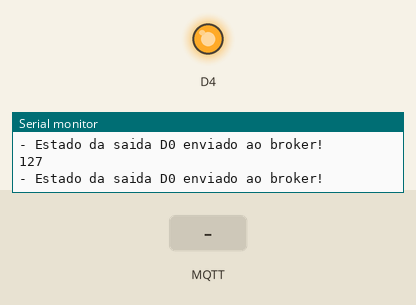
Bench run of a sketch on a simulated ESP8266 (Wemos D1 mini). On the bench: output pins drawn as LEDs (lit = HIGH), the last lines printed to the serial monitor. The test bench sets the inputs (shaded band). WiFi joins after 1.5 s; servers stay silent unless stated; no MQTT or app messages arrive unless stated.

Above: at 2.7 s.
2.8 s: MQTT message "L" arrives on the first subscribed topic
At 4.3 s:
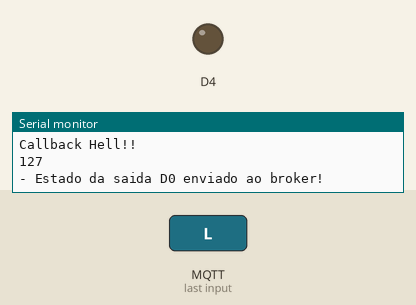
5.0 s: MQTT message "D" arrives on the first subscribed topic
At 5.9 s:
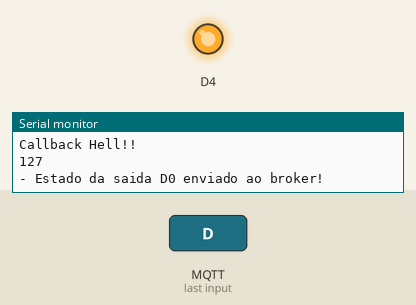
Timing chart, 0 to 8.0 s (numbered marks = the images above; inputs shaded):
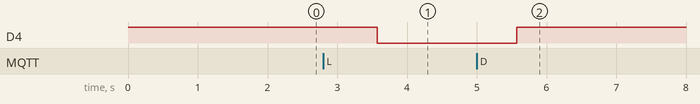

The sketch:

MorpheusMQTT_v004c.ino
```cpp
//Programa: NodeMCU e MQTT - Controle e Monitoramento IoT
//Autor: Pedro Bertoleti

//Adaptado para o WemosD1 R2 por Victor Hayashi

#include <ESP8266WiFi.h> // Importa a Biblioteca ESP8266WiFi
#include <PubSubClient.h> // Importa a Biblioteca PubSubClient

//defines:
//defines de id mqtt e tópicos para publicação e subscribe
#define TOPICO_SUBSCRIBE "hw/00765914/s2m"     //tópico MQTT de escuta
#define TOPICO_PUBLISH   "hw/00765914/m2s"    //tópico MQTT de envio de informações para Broker
                                                   //IMPORTANTE: recomendamos fortemente alterar os nomes
                                                   //            desses tópicos. Caso contrário, há grandes
                                                   //            chances de você controlar e monitorar o NodeMCU
                                                   //            de outra pessoa.
#define ID_MQTT  "00765914"     //id mqtt (para identificação de sessão)
                               //IMPORTANTE: este deve ser único no broker (ou seja,
                               //            se um client MQTT tentar entrar com o mesmo
                               //            id de outro já conectado ao broker, o broker
                               //            irá fechar a conexão de um deles).
#define LOGIN_MQTT  "00765914"     //login mqtt (para se autenticar no mosquitto, própria de cada módulo)
#define SENHA_MQTT "449087" //senha MQTT


/*defines - mapeamento de pinos do NodeMCU
#define D0    16
#define D1    5
#define D2    4
#define D3    0
#define D4    2
#define D5    14
#define D6    12
#define D7    13
#define D8    15
#define D9    3
#define D10   1
 */

// WIFI
const char* SSID = "YTD960495veredas"; // SSID / nome da rede WI-FI que deseja se conectar
const char* PASSWORD = "784257hue031"; // Senha da rede WI-FI que deseja se conectar

// MQTT
const char* BROKER_MQTT = "138.197.83.143"; //URL do broker MQTT que se deseja utilizar (138.197.83.143 na cloud)
int BROKER_PORT = 1883; // Porta do Broker MQTT
unsigned long chipId;

String message = "";


//Variáveis e objetos globais
WiFiClient espClient; // Cria o objeto espClient
PubSubClient MQTT(espClient); // Instancia o Cliente MQTT passando o objeto espClient
char EstadoSaida = '0';  //variável que armazena o estado atual da saída

//Prototypes
void initSerial();
void initWiFi();
void initMQTT();
void reconectWiFi();
void mqtt_callback(char* topic, byte* payload, unsigned int length);
void VerificaConexoesWiFIEMQTT(void);
void InitOutput(void);


/*
 *  Implementações das funções
 */
void setup()
{
    //inicializações:
    InitOutput();
    initSerial();
    initWiFi();
    initMQTT();

    chipId = ESP.getChipId();
    Serial.println(chipId);
}

//Função: inicializa comunicação serial com baudrate 115200 (para fins de monitorar no terminal serial
//        o que está acontecendo.
//Parâmetros: nenhum
//Retorno: nenhum
void initSerial()
{
    Serial.begin(115200);
}

//Função: inicializa e conecta-se na rede WI-FI desejada
//Parâmetros: nenhum
//Retorno: nenhum
void initWiFi()
{
    delay(10);
    Serial.println("------Conexao WI-FI------");
    Serial.print("Conectando-se na rede: ");
    Serial.println(SSID);
    Serial.println("Aguarde");

    reconectWiFi();
}

//Função: inicializa parâmetros de conexão MQTT(endereço do
//        broker, porta e seta função de callback)
//Parâmetros: nenhum
//Retorno: nenhum
void initMQTT()
{
    MQTT.setServer(BROKER_MQTT, BROKER_PORT);   //informa qual broker e porta deve ser conectado
    MQTT.setCallback(mqtt_callback);            //atribui função de callback (função chamada quando qualquer informação de um dos tópicos subescritos chega)
}

//Função: função de callback
//        esta função é chamada toda vez que uma informação de
//        um dos tópicos subescritos chega)
//Parâmetros: nenhum
//Retorno: nenhum
void mqtt_callback(char* topic, byte* payload, unsigned int length)
{
    String msg;

    Serial.println("Callback Hell!!");

    //obtem a string do payload recebido
    for(int i = 0; i < length; i++)
    {
       char c = (char)payload[i];
       msg += c;
    }

    //toma ação dependendo da string recebida:
    //verifica se deve colocar nivel alto de tensão na saída D0:
    //IMPORTANTE: o Led já contido na placa é acionado com lógica invertida (ou seja,
    //enviar HIGH para o output faz o Led apagar / enviar LOW faz o Led acender)
    if (msg.equals("L"))
    {
        digitalWrite(D4, LOW);
        EstadoSaida = '1';
    }

    //verifica se deve colocar nivel alto de tensão na saída D0:
    if (msg.equals("D"))
    {
        digitalWrite(D4, HIGH);
        EstadoSaida = '0';
    }

}

//Função: reconecta-se ao broker MQTT (caso ainda não esteja conectado ou em caso de a conexão cair)
//        em caso de sucesso na conexão ou reconexão, o subscribe dos tópicos é refeito.
//Parâmetros: nenhum
//Retorno: nenhum
void reconnectMQTT()
{
    while (!MQTT.connected())
    {
        Serial.print("* Tentando se conectar ao Broker MQTT: ");
        Serial.println(BROKER_MQTT);
        if (MQTT.connect(ID_MQTT,LOGIN_MQTT,SENHA_MQTT))
        {
            Serial.println("Conectado com sucesso ao broker MQTT!");
            MQTT.subscribe(TOPICO_SUBSCRIBE);
        }
        else
        {
            Serial.println("Falha ao reconectar no broker.");
            Serial.println("Havera nova tentativa de conexao em 2s");
            delay(2000);
        }
    }
}

//Função: reconecta-se ao WiFi
//Parâmetros: nenhum
//Retorno: nenhum
void reconectWiFi()
{
    //se já está conectado a rede WI-FI, nada é feito.
    //Caso contrário, são efetuadas tentativas de conexão
    if (WiFi.status() == WL_CONNECTED)
        return;

    WiFi.begin(SSID, PASSWORD); // Conecta na rede WI-FI

    while (WiFi.status() != WL_CONNECTED)
    {
        delay(100);
        Serial.print(".");
    }

    Serial.println();
    Serial.print("Conectado com sucesso na rede ");
    Serial.print(SSID);
    Serial.println("IP obtido: ");
    Serial.println(WiFi.localIP());
}

//Função: verifica o estado das conexões WiFI e ao broker MQTT.
//        Em caso de desconexão (qualquer uma das duas), a conexão
//        é refeita.
//Parâmetros: nenhum
//Retorno: nenhum
void VerificaConexoesWiFIEMQTT(void)
{
    if (!MQTT.connected())
        reconnectMQTT(); //se não há conexão com o Broker, a conexão é refeita

     reconectWiFi(); //se não há conexão com o WiFI, a conexão é refeita
}

//Função: envia ao Broker o estado atual do output
//Parâmetros: nenhum
//Retorno: nenhum
void EnviaEstadoOutputMQTT(void)
{
    message=F(
    "#data_transmission\n"
    "$ts:0\n"
    "$ty:temp_umi_pres\n"
    "@\n"
    "s1:umidade\n"
    "vl:80\n"
    "s2:temperatura\n"
    "vl:25\n"
    "s3:presenca\n"
    "vl:1\n"
    "s4:rl1\n"
    "vl:1\n"
    "s5:rl2\n"
    "vl:0\n"
    "@\n"
    );

    //Serial.println(message);
    Serial.println(message.length()+1);
    char messagechar[message.length()+1];
    message.toCharArray(messagechar, message.length()+1);
    //Serial.println(messagechar);

    if (EstadoSaida == '0')
      MQTT.publish(TOPICO_PUBLISH, messagechar,message.length()+1);

    if (EstadoSaida == '1')
      MQTT.publish(TOPICO_PUBLISH, messagechar,message.length()+1);

    Serial.println("- Estado da saida D0 enviado ao broker!");
    delay(1000);
}

//Função: inicializa o output em nível lógico baixo
//Parâmetros: nenhum
//Retorno: nenhum
void InitOutput(void)
{
    //IMPORTANTE: o Led já contido na placa é acionado com lógica invertida (ou seja,
    //enviar HIGH para o output faz o Led apagar / enviar LOW faz o Led acender)
    pinMode(D4, OUTPUT);
    digitalWrite(D4, HIGH);
}


//programa principal
void loop()
{
    //garante funcionamento das conexões WiFi e ao broker MQTT
    VerificaConexoesWiFIEMQTT();

    //envia o status de todos os outputs para o Broker no protocolo esperado
    EnviaEstadoOutputMQTT();

    //keep-alive da comunicação com broker MQTT
    MQTT.loop();
}
```

Measured:
- after the input at 2.8 s, D4: HIGH → LOW after 0.77 s
- after the input at 5.0 s, D4: LOW → HIGH after 0.58 s
